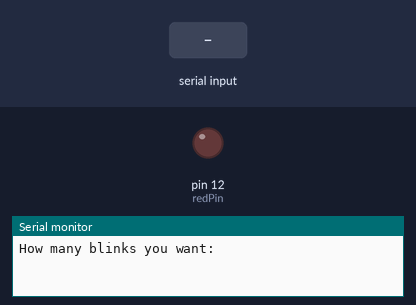
Bench run of a sketch on a simulated Arduino Uno, built with avr-gcc and run on an emulated ATmega328P. On the bench: output pins drawn as LEDs (lit = HIGH), the last lines printed to the serial monitor. Dashed ring = blinking. Inputs (shaded band) come from the test bench.

Above: at 1.2 s.
1.3 s: "90,45\n" received over Serial
At 1.7 s:
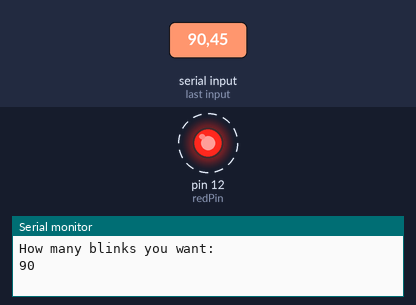
Timing chart, 0 to 10.3 s (numbered marks = the images above; inputs shaded):
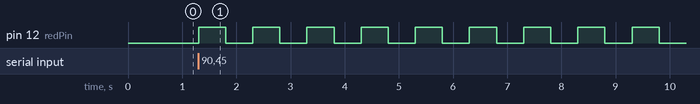

The sketch:

13b_while_withLED.ino
```cpp
int numBlinks;
String msg="How many blinks you want:";
int i;
int blinkTime=500;
int redPin=12;

void setup() {
  // put your setup code here, to run once:
Serial.begin(9600);
pinMode(redPin,OUTPUT);
}

void loop() {
  // put your main code here, to run repeatedly:
Serial.println(msg);
while (Serial.available()==0) {
}
numBlinks=Serial.parseInt();
Serial.println(numBlinks);
for (i=1;i<=numBlinks;i++) {
  digitalWrite(redPin,HIGH);
  delay(blinkTime);
  digitalWrite(redPin,LOW);
  delay(blinkTime);
}
}

// NOTES:
// Issue was that the LED was very weak.
// Troubleshooting: we forgot to do the pinMode. Now on.
```

Measured:
- after the input at 1.3 s, pin 12 (redPin): alternates HIGH for 0.50 s and LOW for 0.50 s, starting at once
